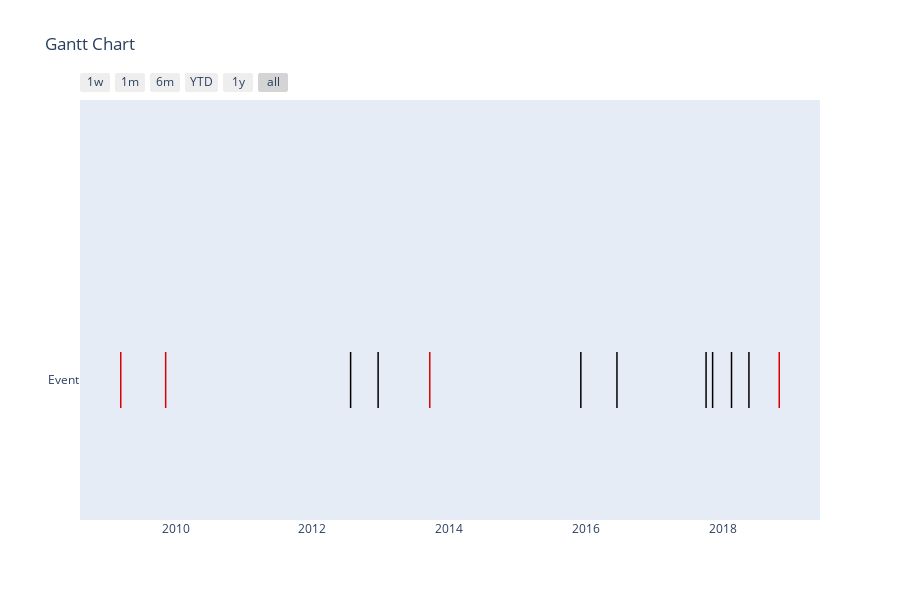

Notebook code cell kept with this figure:
### Code cell
events = [['Fort Hood', '2009-11-05', '2009-11-13', 'forthood'],
          ['Aurora Theater', '2012-07-20', '2012-07-28', 'auroratheater'], 
          ['Sandy Hook', '2012-12-14', '2012-12-22', 'sandyhook'],
          ['Washington Navy Yard', '2013-09-16' , '2013-09-24', 'wanavyyard'],
          ['San Bernardino', '2015-12-02' , '2015-12-10', 'sanbernandino'],
          ['Orlando Nightclub', '2016-06-12' , '2016-06-20', 'orlandonightclub'],
          ['Las Vegas', '2017-10-01' , '2017-10-09', 'lasvegas'],
          ['Sutherland Springs Church', '2017-11-05' , '2017-11-13', 'sutherland'], 
          ['Stoneman Douglas High', '2018-02-14' , '2018-02-22', 'parkland'],
          ['Santa Fe High', '2018-05-18' , '2018-05-26', 'santafehigh'],
          ['Pittsburgh Synagogue', '2018-10-27' , '2018-11-04', 'pittsburgh']]
import plotly.figure_factory as ff

df = [dict(Task='Event', Start='2009-11-05', Finish='2009-11-13' , Event='Fort Hood'),
      dict(Task='Event', Start='2012-07-20', Finish='2012-07-28', Event = 'Aurora Theater'),
      dict(Task='Event', Start='2012-12-14', Finish='2012-12-22', Event ='Sandy Hook' ),
      dict(Task='Event', Start='2013-09-16', Finish='2013-09-24', Event ='Washington Navy Yard'),
      dict(Task='Event', Start='2015-12-02', Finish='2015-12-10', Event ='San Bernardino'),
      dict(Task='Event', Start='2016-06-12', Finish='2016-06-20', Event ='Orlando Nightclub'),
      dict(Task='Event', Start='2017-10-01', Finish='2017-10-09', Event ='Las Vegas'),
      dict(Task='Event', Start='2017-11-05', Finish='2017-11-13', Event ='Sutherland Springs Church'),
      dict(Task='Event', Start='2018-02-14', Finish='2018-02-22', Event ='Stoneman Douglas High'),
      dict(Task='Event', Start='2018-05-18', Finish='2018-05-26', Event ='Santa Fe High'),
      dict(Task='Event', Start='2018-10-27', Finish='2018-11-04', Event ='Pittsburgh Synagogue'),
      dict(Task='Event', Start='2009-03-10', Finish='2009-03-18', Event ='Geneva County')]

colors = {'Fort Hood': 'rgb(220, 0, 0)',
          'Aurora Theater': 'rgb(0, 0, 0)',
          'Sandy Hook': 'rgb(0, 0, 0)',
          'Washington Navy Yard': 'rgb(220, 0, 0)',
          'Las Vegas': 'rgb(0, 0, 0)',
          'San Bernardino': 'rgb(0, 0, 0)',
          'Orlando Nightclub': 'rgb(0, 0, 0)',
          'Sutherland Springs Church': 'rgb(0, 0, 0)',
          'Stoneman Douglas High': 'rgb(0, 0, 0)',
          'Santa Fe High': 'rgb(0, 0, 0)',
          'Pittsburgh Synagogue': 'rgb(220, 0, 0)',
          'Geneva County': 'rgb(220, 0, 0)',
         }

fig = ff.create_gantt(df, colors=colors, index_col='Event', group_tasks=True)
fig.show()

### Figure 1 — Plotly figure (JSON) as saved in the notebook; plotly's stock layout.template omitted (floating-point values rounded to 4 significant figures)
{"data": [{"fill": "toself", "fillcolor": "rgb(0, 0, 0)", "hoverinfo": "name", "legendgroup": "rgb(0, 0, 0)", "mode": "none", "name": "Sutherland Springs Church", "type": "scatter", "x": ["2012-07-20", "2012-07-28", "2012-07-28", "2012-07-20", "2012-07-20", "2012-12-14", "2012-12-22", "2012-12-22", "2012-12-14", "2012-12-14", "2015-12-02", "2015-12-10", "2015-12-10", "2015-12-02", "2015-12-02", "2016-06-12", "2016-06-20", "2016-06-20", "2016-06-12", "2016-06-12", "2017-10-01", "2017-10-09", "2017-10-09", "2017-10-01", "2017-10-01", "2017-11-05", "2017-11-13", "2017-11-13", "2017-11-05", "2017-11-05", "2018-02-14", "2018-02-22", "2018-02-22", "2018-02-14", "2018-02-14", "2018-05-18", "2018-05-26", "2018-05-26", "2018-05-18"], "y": [-0.2, -0.2, 0.2, 0.2, null, -0.2, -0.2, 0.2, 0.2, null, -0.2, -0.2, 0.2, 0.2, null, -0.2, -0.2, 0.2, 0.2, null, -0.2, -0.2, 0.2, 0.2, null, -0.2, -0.2, 0.2, 0.2, null, -0.2, -0.2, 0.2, 0.2, null, -0.2, -0.2, 0.2, 0.2]}, {"fill": "toself", "fillcolor": "rgb(220, 0, 0)", "hoverinfo": "name", "legendgroup": "rgb(220, 0, 0)", "mode": "none", "name": "Washington Navy Yard", "type": "scatter", "x": ["2009-11-05", "2009-11-13", "2009-11-13", "2009-11-05", "2009-11-05", "2013-09-16", "2013-09-24", "2013-09-24", "2013-09-16", "2013-09-16", "2018-10-27", "2018-11-04", "2018-11-04", "2018-10-27", "2018-10-27", "2009-03-10", "2009-03-18", "2009-03-18", "2009-03-10"], "y": [-0.2, -0.2, 0.2, 0.2, null, -0.2, -0.2, 0.2, 0.2, null, -0.2, -0.2, 0.2, 0.2, null, -0.2, -0.2, 0.2, 0.2]}, {"legendgroup": "rgb(0, 0, 0)", "marker": {"color": "rgb(0, 0, 0)", "opacity": 0, "size": 1}, "mode": "markers", "name": "", "showlegend": false, "text": [null, null, null, null, null, null, null, null, null, null, null, null, null, null, null, null], "type": "scatter", "x": ["2012-07-20", "2012-07-28", "2012-12-14", "2012-12-22", "2015-12-02", "2015-12-10", "2016-06-12", "2016-06-20", "2017-10-01", "2017-10-09", "2017-11-05", "2017-11-13", "2018-02-14", "2018-02-22", "2018-05-18", "2018-05-26"], "y": [0, 0, 0, 0, 0, 0, 0, 0, 0, 0, 0, 0, 0, 0, 0, 0]}, {"legendgroup": "rgb(220, 0, 0)", "marker": {"color": "rgb(220, 0, 0)", "opacity": 0, "size": 1}, "mode": "markers", "name": "", "showlegend": false, "text": [null, null, null, null, null, null, null, null], "type": "scatter", "x": ["2009-11-05", "2009-11-13", "2013-09-16", "2013-09-24", "2018-10-27", "2018-11-04", "2009-03-10", "2009-03-18"], "y": [0, 0, 0, 0, 0, 0, 0, 0]}], "layout": {"height": 600, "hovermode": "closest", "showlegend": false, "title": {"text": "Gantt Chart"}, "xaxis": {"rangeselector": {"buttons": [{"count": 7, "label": "1w", "step": "day", "stepmode": "backward"}, {"count": 1, "label": "1m", "step": "month", "stepmode": "backward"}, {"count": 6, "label": "6m", "step": "month", "stepmode": "backward"}, {"count": 1, "label": "YTD", "step": "year", "stepmode": "todate"}, {"count": 1, "label": "1y", "step": "year", "stepmode": "backward"}, {"step": "all"}]}, "showgrid": false, "type": "date", "zeroline": false}, "yaxis": {"autorange": false, "range": [-1, 2], "showgrid": false, "ticktext": ["Event"], "tickvals": [0], "zeroline": false}}}
